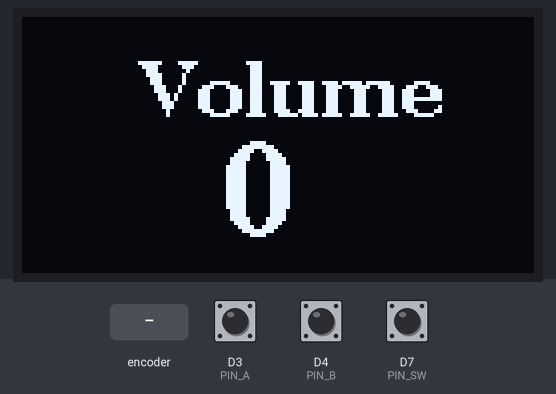
This program was run on a simulated ESP8266 (NodeMCU). Shown: 128×64 one-colour display. The inputs (shaded band) are chosen by the test bench; at power-on: D7 (PIN_SW) HIGH, D3 (PIN_A) HIGH, D4 (PIN_B) HIGH. WiFi joins after 1.5 s; servers stay silent unless stated; uploads are accepted with an empty reply; what the program prints to the serial monitor is not drawn.

Above: at 3.9 s.
4.0 s: D7 (PIN_SW) pulled LOW for 0.15 s
At 4.5 s:
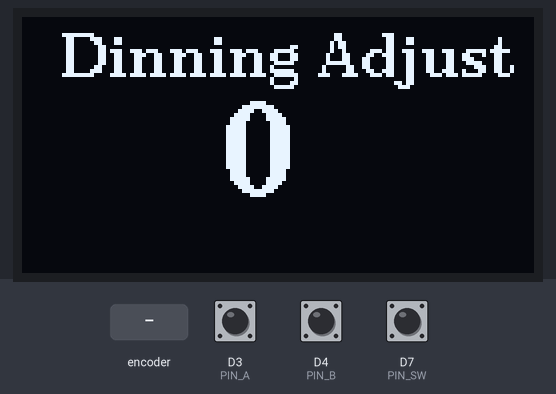
7.1 s: rotary encoder on D3 (PIN_A) / D4 (PIN_B) turned 2 steps (second pin leading)
At 8.7 s:
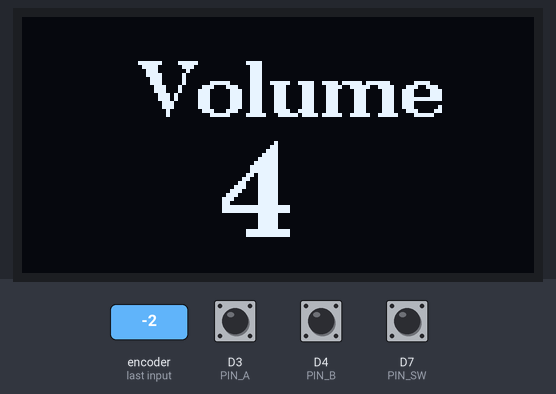
9.1 s: rotary encoder on D3 (PIN_A) / D4 (PIN_B) turned 2 steps (second pin leading)
At 10.4 s:
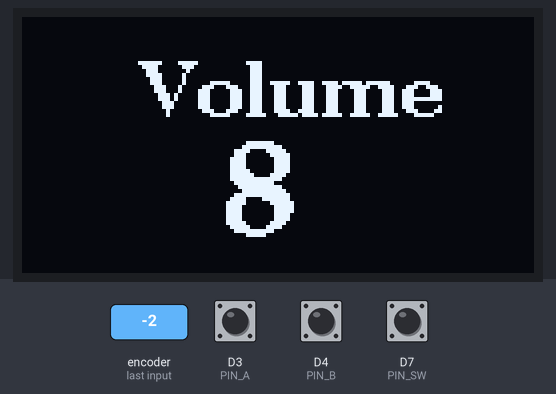
11.1 s: D7 (PIN_SW) pulled LOW for 1 s
At 12.3 s:
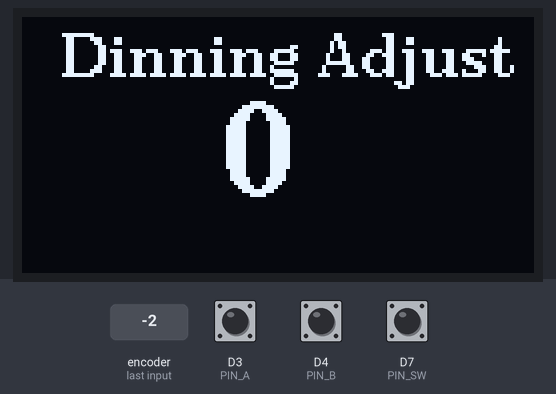
15.1 s: D7 (PIN_SW) pulled LOW for 3.2 s
19.8 s: D7 (PIN_SW) pulsed LOW 5 times (0.12 s each, 0.3 s apart)
At 22.0 s:
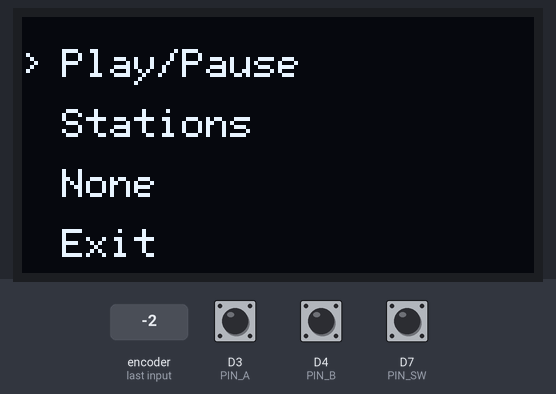
Timing chart, 0 to 23.5 s (numbered marks = the images above; inputs shaded):
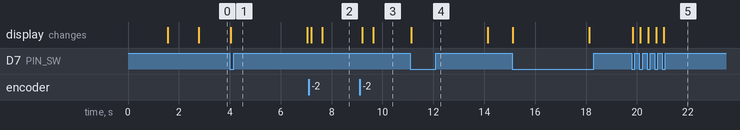

Measured:
- after the input at 4.0 s, the display: changes at once (image 1)
- after the input at 7.1 s, the display: first changes after 0.10 s (image 2 shows a later state)
- after the input at 9.1 s, the display: first changes after 0.11 s (image 3 shows a later state)
- after the input at 11.1 s, the display: changes at once (image 4)
- after the input at 19.8 s, the display: first changes at once (image 5 shows a later state)

The program:

main.cpp
```cpp
#include <Arduino.h>
#include <ESP8266WiFi.h>
#include <ESP8266HTTPClient.h>
#include <WiFiClient.h>
#include <Wire.h>
#include <U8g2lib.h>

// Network
const char* ssid = "CHANGEME";
const char* password = "CHANGEME";

// Encoder pins
#define PIN_A D3
#define PIN_B D4
#define PIN_SW D7

// OLED Display
U8G2_SH1106_128X64_NONAME_F_HW_I2C u8g2(U8G2_R0, U8X8_PIN_NONE);

// Sonos speakers
const int KITCHEN_S3 = 0;
const int DINNING_S1 = 1;
const char* speakers[] = {"192.168.1.166", "192.168.1.184"};
const int speakerCount = 2;

int currentVolume = 0;
int volumeOffset = 0;
volatile uint8_t encoderB_on_A_fall = 0;
volatile bool volumeChanged = false;
volatile unsigned long lastInterruptTime = 0;
volatile int encoderDelta = 0;

// UI state: 0=main, 1=dinning adjust, 2=menu
int uiState = 0;
int menuSelection = 0;
unsigned long stateChangeTime = 0;
const char* menuItems[] = {"Play/Pause", "Stations", "None", "Exit"};
const int menuItemCount = 4;

// Function declarations
int getSonosVolume(const char* ip);
void setSonosVolume(int volume);
void setSingleSpeakerVolume(const char* ip, int volume);
void updateDisplay();
void showDinningAdjust();
void showMenu();
void executeMenuAction();

void IRAM_ATTR onEncoderA() {
  unsigned long now = millis();
  if (now - lastInterruptTime < 100) return;

  uint8_t a = digitalRead(PIN_A);

  if (a == LOW) {
    encoderB_on_A_fall = digitalRead(PIN_B);
  } else {
    uint8_t b = digitalRead(PIN_B);
    if (encoderB_on_A_fall == HIGH && b == LOW) {
      encoderDelta = -1;
      lastInterruptTime = now;
    } else if (encoderB_on_A_fall == LOW && b == HIGH) {
      encoderDelta = 1;
      lastInterruptTime = now;
    }
  }
}

void setup() {
  Serial.begin(115200);

  pinMode(PIN_A, INPUT_PULLUP);
  pinMode(PIN_B, INPUT_PULLUP);
  pinMode(PIN_SW, INPUT_PULLUP);

  WiFi.begin(ssid, password);
  while (WiFi.status() != WL_CONNECTED) {
    delay(500);
    Serial.print(".");
  }
  Serial.println("\nWiFi connected");

  // Initialize OLED
  Wire.begin(D2, D1);
  u8g2.begin();
  u8g2.clearBuffer();
  u8g2.setFont(u8g2_font_ncenB14_tr);
  u8g2.drawStr(20, 30, "Sonos");
  u8g2.sendBuffer();
  delay(1000);

  // Attach interrupt to PIN_A
  attachInterrupt(digitalPinToInterrupt(PIN_A), onEncoderA, CHANGE);

  // Get initial volume
  currentVolume = getSonosVolume(speakers[KITCHEN_S3]);
  Serial.printf("Initial volume: %d\n", currentVolume);
  updateDisplay();
}

int getSonosVolume(const char* ip) {
  WiFiClient client;
  HTTPClient http;

  String url = "http://" + String(ip) + ":1400/MediaRenderer/RenderingControl/Control";
  String body = "<?xml version=\"1.0\" encoding=\"utf-8\"?>\n"
                "<s:Envelope xmlns:s=\"http://schemas.xmlsoap.org/soap/envelope/\"\n"
                "            s:encodingStyle=\"http://schemas.xmlsoap.org/soap/encoding/\">\n"
                "  <s:Body>\n"
                "    <u:GetVolume xmlns:u=\"urn:schemas-upnp-org:service:RenderingControl:1\">\n"
                "      <InstanceID>0</InstanceID>\n"
                "      <Channel>Master</Channel>\n"
                "    </u:GetVolume>\n"
                "  </s:Body>\n"
                "</s:Envelope>";

  http.begin(client, url);
  http.addHeader("Content-Type", "text/xml; charset=\"utf-8\"");
  http.addHeader("SOAPACTION", "\"urn:schemas-upnp-org:service:RenderingControl:1#GetVolume\"");

  int httpCode = http.POST(body);
  if (httpCode == 200) {
    String response = http.getString();
    int start = response.indexOf("<CurrentVolume>") + 15;
    int end = response.indexOf("</CurrentVolume>");
    if (start > 14 && end > start) {
      return response.substring(start, end).toInt();
    }
  }
  http.end();
  return 0;
}

void setSingleSpeakerVolume(const char* ip, int volume) {
  WiFiClient client;
  HTTPClient http;

  String url = "http://" + String(ip) + ":1400/MediaRenderer/RenderingControl/Control";
  String body = "<?xml version=\"1.0\" encoding=\"utf-8\"?>\n"
                "<s:Envelope xmlns:s=\"http://schemas.xmlsoap.org/soap/envelope/\"\n"
                "            s:encodingStyle=\"http://schemas.xmlsoap.org/soap/encoding/\">\n"
                "  <s:Body>\n"
                "    <u:SetVolume xmlns:u=\"urn:schemas-upnp-org:service:RenderingControl:1\">\n"
                "      <InstanceID>0</InstanceID>\n"
                "      <Channel>Master</Channel>\n"
                "      <DesiredVolume>" + String(volume) + "</DesiredVolume>\n"
                "    </u:SetVolume>\n"
                "  </s:Body>\n"
                "</s:Envelope>";

  http.begin(client, url);
  http.addHeader("Content-Type", "text/xml; charset=\"utf-8\"");
  http.addHeader("SOAPACTION", "\"urn:schemas-upnp-org:service:RenderingControl:1#SetVolume\"");

  http.POST(body);
  http.end();
}

void setSonosVolume(int volume) {
  for (int i = 0; i < speakerCount; i++) {
    int targetVol = volume;
    if (i == DINNING_S1) {
      if (volume == 0) {
        targetVol = 0;
      } else {
        targetVol = volume + volumeOffset;
        if (targetVol < 0) targetVol = 0;
        if (targetVol > 100) targetVol = 100;
      }
    }
    setSingleSpeakerVolume(speakers[i], targetVol);
  }
}

void updateDisplay() {
  u8g2.clearBuffer();
  u8g2.setFont(u8g2_font_ncenB14_tr);
  u8g2.drawStr(30, 25, "Volume");

  u8g2.setFont(u8g2_font_ncenB24_tr);
  String volStr = String(currentVolume);
  int x = 64 - (volStr.length() * 14);
  u8g2.drawStr(x, 55, volStr.c_str());

  // Show offset in bottom right if not 0
  if (volumeOffset != 0) {
    u8g2.setFont(u8g2_font_6x10_tr);
    String offsetStr = String(volumeOffset > 0 ? "+" : "") + String(volumeOffset);
    u8g2.drawStr(128 - (offsetStr.length() * 6), 63, offsetStr.c_str());
  }

  u8g2.sendBuffer();
}

void showDinningAdjust() {
  u8g2.clearBuffer();
  u8g2.setFont(u8g2_font_ncenB10_tr);
  u8g2.drawStr(10, 15, "Dinning Adjust");

  u8g2.setFont(u8g2_font_ncenB24_tr);
  String offsetStr = String(volumeOffset > 0 ? "+" : "") + String(volumeOffset);
  int x = 64 - (offsetStr.length() * 14);
  u8g2.drawStr(x, 45, offsetStr.c_str());

  u8g2.sendBuffer();
}

void showMenu() {
  u8g2.clearBuffer();
  u8g2.setFont(u8g2_font_6x12_tr);

  for (int i = 0; i < menuItemCount; i++) {
    int y = 15 + (i * 15);
    if (i == menuSelection) {
      u8g2.drawStr(0, y, ">");
    }
    u8g2.drawStr(10, y, menuItems[i]);
  }

  u8g2.sendBuffer();
}

void executeMenuAction() {
  if (menuSelection == 3) {
    return;
  }
  Serial.printf("Execute: %s\n", menuItems[menuSelection]);
}

void loop() {
  static bool lastBtn = HIGH;
  static unsigned long lastBtnTime = 0;

  // Check 3 second timeout for dinning adjust
  if (uiState == 1 && (millis() - stateChangeTime) > 3000) {
    uiState = 0;
    updateDisplay();
  }

  // Handle encoder rotation
  if (encoderDelta != 0) {
    int delta = encoderDelta;
    encoderDelta = 0;

    if (uiState == 2) { // Menu
      menuSelection += delta;
      if (menuSelection < 0) menuSelection = 0;
      if (menuSelection >= menuItemCount) menuSelection = menuItemCount - 1;
      showMenu();
    } else if (uiState == 1) { // Dinning adjust
      volumeOffset += delta * 2;
      if (volumeOffset < -50) volumeOffset = -50;
      if (volumeOffset > 50) volumeOffset = 50;
      stateChangeTime = millis();
      showDinningAdjust();
      int dinningVol = currentVolume + volumeOffset;
      if (dinningVol < 0) dinningVol = 0;
      if (dinningVol > 100) dinningVol = 100;
      setSingleSpeakerVolume(speakers[DINNING_S1], dinningVol);
      Serial.printf("Dinning offset: %d\n", volumeOffset);
    } else { // Main volume
      currentVolume += delta * 2;
      if (currentVolume < 0) currentVolume = 0;
      if (currentVolume > 100) currentVolume = 100;
      if (currentVolume == 0) volumeOffset = 0; // Reset offset when kitchen reaches 0
      volumeChanged = true;
      Serial.printf("Volume: %d\n", currentVolume);
      updateDisplay();
    }
  }

  // Handle button press
  bool btn = digitalRead(PIN_SW);
  if (btn == LOW && lastBtn == HIGH && (millis() - lastBtnTime) > 200) {
    lastBtnTime = millis();

    if (uiState == 2) { // In menu
      executeMenuAction();
      uiState = 0;
      updateDisplay();
    } else if (uiState == 1) { // In dinning adjust
      uiState = 2;
      menuSelection = 0;
      showMenu();
    } else { // Main screen
      uiState = 1;
      stateChangeTime = millis();
      showDinningAdjust();
    }
  }
  lastBtn = btn;

  if (volumeChanged) {
    volumeChanged = false;
    setSonosVolume(currentVolume);
  }

  delay(10);
}
```
